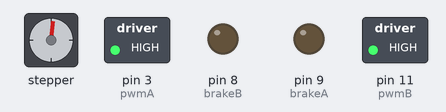
This sketch was run on a simulated Arduino Uno, built with avr-gcc and run on an emulated ATmega328P. Parts: stepper motor, switched loads named in the sketch (green lamp = pin HIGH), output pins drawn as LEDs (lit = HIGH). Stepper angles assume 200 steps per turn.

Above: at 0.05 s.
At 2.55 s:
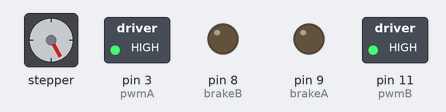
At 5.05 s:
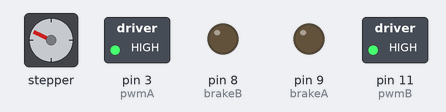
At 10.05 s:
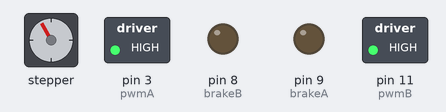
Timing chart, 0 to 14.4 s (numbered marks = the images above):
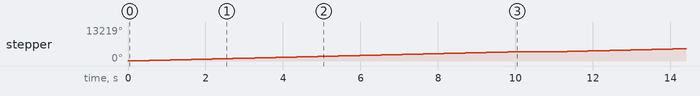

Measured:
- by itself, stepper: turns 3600° clockwise in 10.1 s, repeating every 11.1 s

The sketch:

example-MotorShield-Stepper_Lib.ino
```cpp
/**
* * Example on how to use the ARDUINO MOTOR SHIELD with a stepper motor
* * in combination with the Arduino Stepper Library
*
* Information on the shield:
*  https://www.arduino.cc/en/Main/ArduinoMotorShieldR3
*
*/

#include <Stepper.h>

const int pwmA = 3;
const int pwmB = 11;
const int brakeA = 9;
const int brakeB = 8;
const int dirA = 12;
const int dirB = 13;

const int stepsPerRevolution = 200;

Stepper myStepper(stepsPerRevolution, dirA, dirB);


void setup() {
  Serial.begin(9600);

  pinMode(pwmA, OUTPUT);
  pinMode(pwmB, OUTPUT);
  pinMode(brakeA, OUTPUT);
  pinMode(brakeB, OUTPUT);

  digitalWrite(pwmA, HIGH);
  digitalWrite(pwmB, HIGH);

  digitalWrite(brakeA, LOW);
  digitalWrite(brakeB, LOW);

  Serial.begin(9600);

  myStepper.setSpeed(60);
}


void loop() {

  myStepper.setSpeed(60);
  myStepper.step(2000);
  delay(1000);
}
```
